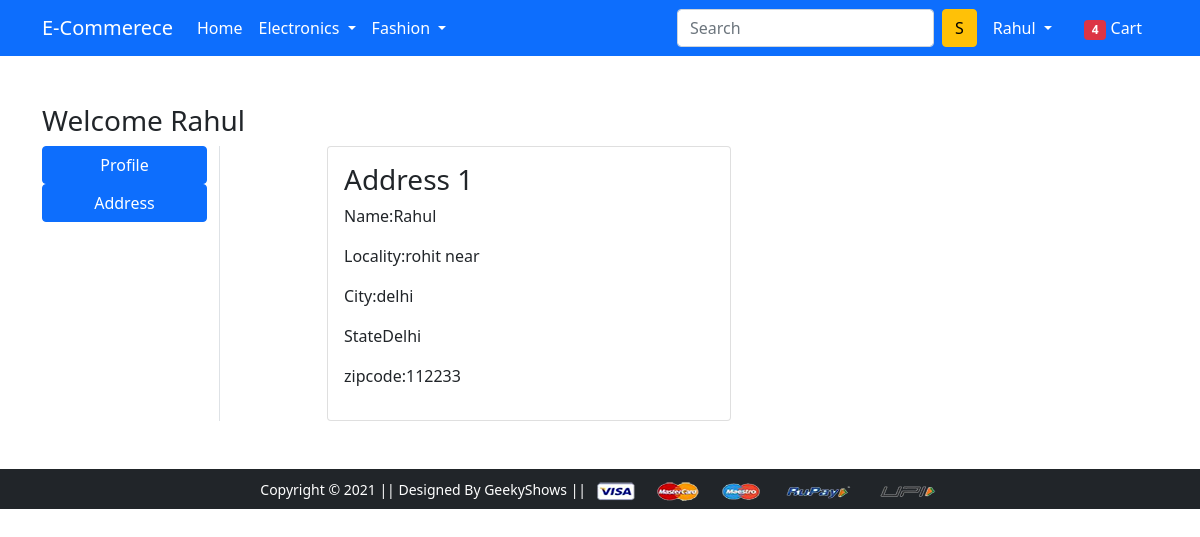
The app's page /address/ (signed in), older data.
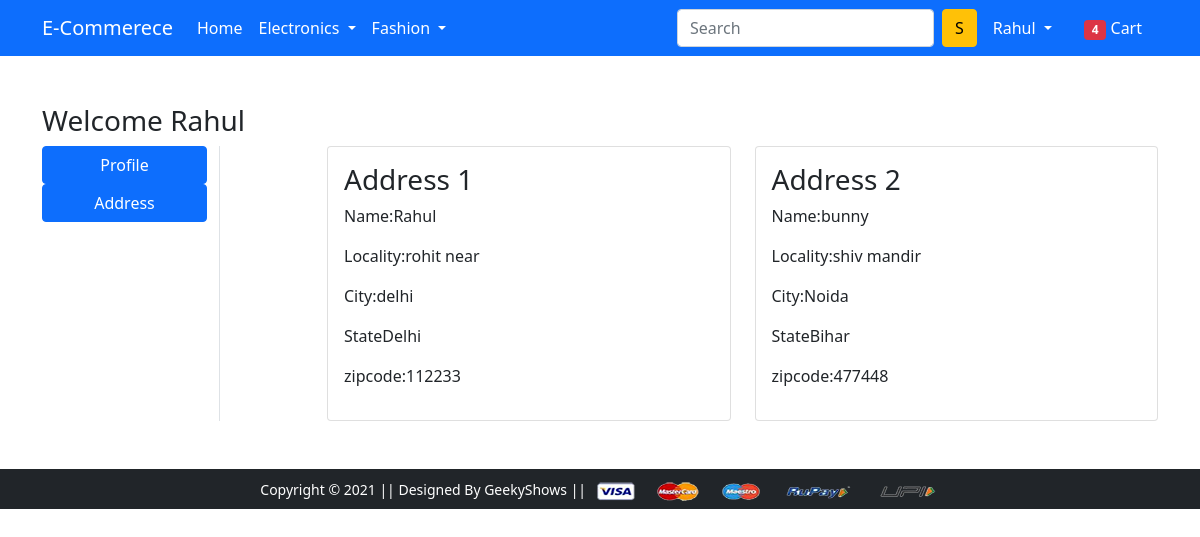
The same page, newer data.
### app/models.py (models this page shows)
class Customer(models.Model):
    user = models.ForeignKey(User, on_delete = models.CASCADE)
    name = models.CharField(max_length=100)
    locality = models.CharField(max_length=100)
    city= models.CharField(max_length=100)
    zipcode = models.IntegerField()
    state = models.CharField(choices=STATE_CHOICE, max_length=100)

### app/views.py (the view)
# urls.py: path('address/', views.address, name='address'),
@login_required
def address(request):
    add = Customer.objects.filter(user=request.user)
    return render(request, 'app/address.html',{'add':add,'active':'btn-primary'})

### app/templates/app/address.html (shortened to what this page needs)
{% extends 'app/base.html' %}
{% load static %}
{% block main-content %}
<div class="container my-5">
 <div class="row">
 <h3>Welcome <span class="text-capitalize">{{request.user}}</span></h3>
  <div class="col-sm-2 border-end">
   <ul class="list-unstyled">
    <li class="d-grid"><a href="{% url 'profile' %}" class="btn btn-primary">Profile</a></li>
    <li class="d-grid"><a href="{% url 'address' %}" class="btn {{active}}">Address</a></li>
   </ul>
  </div>
  <div class="col-sm-9 offset-sm-1">
   <div class="row">
       {% for ad in add %}
    <div class="col-sm-6">
     <div class="card">
      <div class="card-body">
       <h3>Address {{forloop.counter}}</h3>
       <p>Name:{{ad.name}}</p>
       <p>Locality:{{ad.locality}}</p>
       <p>City:{{ad.city}}</p>
       <p>State{{ad.state}}</p>
       <p>zipcode:{{ad.zipcode}}</p>
      </div>
     </div>
    </div>
         {% endfor %}
   </div>
  </div>
 </div>
</div>
{% endblock main-content %}

Row changes from the older to the newer data that the page shows:
added Customer: name "bunny", locality "shiv mandir", city "Noida", state "Bihar", zipcode "477448"
